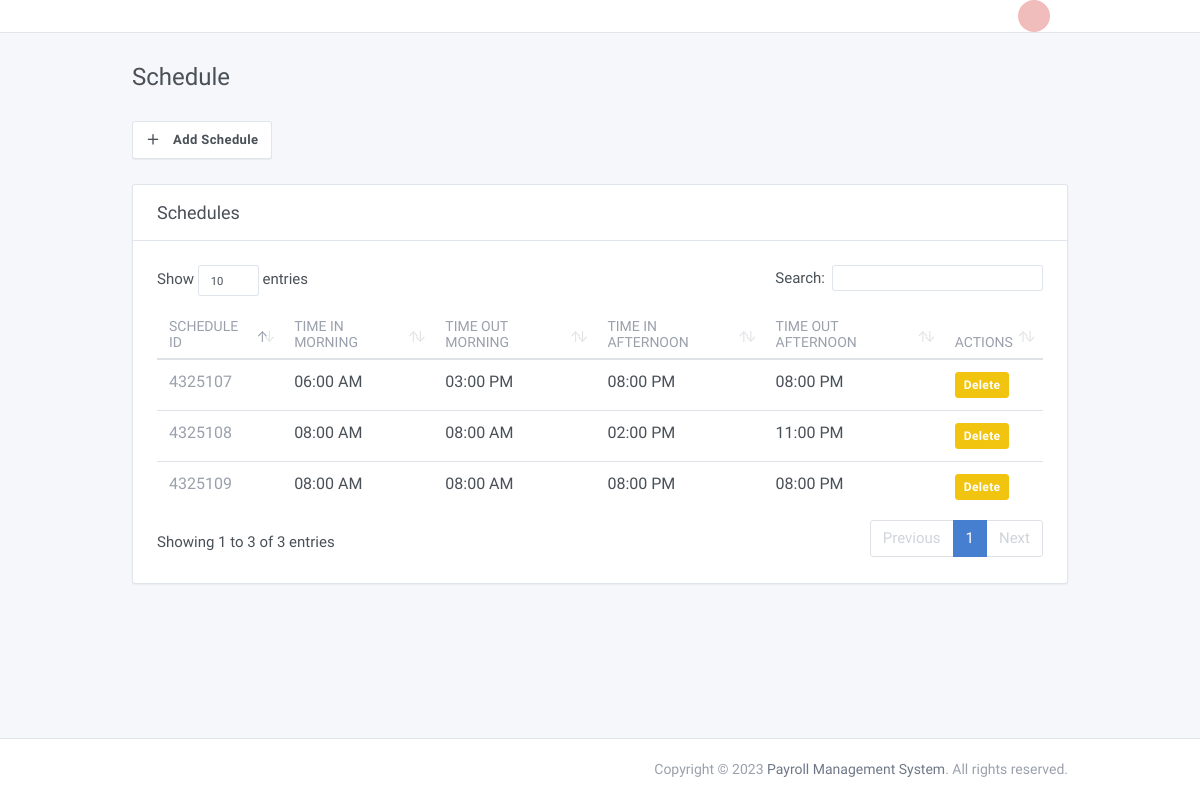
Screenshot of /admin/schedule.php (signed in) with the database file from the repository.
### tables this page shows
CREATE TABLE `schedules` (
  `id` int(11) NOT NULL,
  `schedule_id` varchar(45) DEFAULT NULL,
  `time_in_morning` varchar(45) DEFAULT NULL,
  `time_out_morning` varchar(45) DEFAULT NULL,
  `time_in_afternoon` varchar(45) DEFAULT NULL,
  `time_out_afternoon` varchar(45) DEFAULT NULL,
  `time_in_graveyard` varchar(45) DEFAULT NULL,
  `time_out_graveyard` varchar(45) DEFAULT NULL
);

### admin/modals/modal_add_schedule.php (called while the page is built, shortened)
<?php
$getSched = "SELECT * FROM `schedules`;";
$res = mysqli_query($connection, $getSched);
?>

### admin/session/Global.php (called while the page is built, shortened)
<?php
 class Controller{
	public function SQLConnection(){
		$connection = array("server" => "localhost", "user" => "root", "password" => "", "database" => "payroll");
		$connections = mysqli_connect($connection["server"], $connection["user"], $connection["password"], $connection["database"]);
		return $connections;
	}
}

### admin/schedule.php (the view, shortened to what this page needs)
<?php
require_once('includes/script.php');
?>
<!doctype html>
<html lang="en" dir="ltr">
<head>
</head>
<body>
  <div class="page" id="app">
    <div class="page-main">
      <div class="header collapse d-lg-flex p-0" id="headerMenuCollapse">
        <div class="container">
          <div class="row align-items-center">
            <div class="d-flex">
              <?php require_once('includes/header.php') ?>
            </div>
            <div class="col-lg order-lg-first">
              <?php require_once('includes/subheader.php') ?>
            </div>
          </div>
        </div>
      </div>
      <div class="my-3 my-md-5">
        <div class="container">
          <div class="page-header">
            <h1 class="page-title">
              Schedule
            </h1>
          </div>
          <div class="row row-cards">
            <div style="padding-left: 12px; padding-bottom: 25px;">
              <button type="button" class="btn btn-secondary" data-toggle="modal" data-target="#modal-add-schedule">
                <i class="fe fe-plus mr-2"></i> Add Schedule
              </button>
            </div>
            <div class="col-12">
              <div class="card">
                <div class="card-header py-3">
                  <h3 class="card-title">Schedules</h3>
                </div>
                <?php require_once('modals/modal_add_schedule.php') ?>
                <div class="card-body">
                  <div class="table-responsive">
                    <table class="table table-hover" id="dataTable" width="100%" cellspacing="0">
                      <thead>
                        <tr>
                          <th>Schedule ID</th>
                          <th>TIME IN MORNING</th>
                          <th>TIME OUT MORNING</th>
                          <th>TIME IN AFTernoon</th>
                          <th>TIME OUT AFTernoon</th>
                          <th>Actions</th>
                        </tr>
                      </thead>
                      <tbody>
                        <?php while ($row = mysqli_fetch_assoc($res)) { ?>
                          <tr>
                            <td><span class="text-muted"><?php echo $row['schedule_id'] ?></span></td>
                            <td><a class="text-inherit"><?php echo date('h:i A', strtotime($row['time_in_morning'])) ?></a></td>
                            <td>
                              <?php echo date('h:i A', strtotime($row['time_out_morning'])) ?>
                            </td>
                            <td>
                              <?php echo date('h:i', strtotime($row['time_in_afternoon'])) ?> PM
                            </td>
                            <td>
                              <?php echo date('h:i', strtotime($row['time_out_afternoon'])) ?> PM
                            </td>
                            <td>
                              <button class="btn btn-warning btn-sm " data-toggle="modal" data-target="#delete-<?php echo $row['schedule_id'] ?>">Delete</button>
                            </td>
                          </tr>
                        <?php } ?>
                      </tbody>
                    </table>
                  </div>
                </div>
              </div>
            </div>
          </div>
        </div>
      </div>
    </div>
    <?php require_once('includes/footer.php') ?>
  </div>
</body>
</html>

### rows the page displays
schedules: schedule "4325107", time_in_morning "06:00 AM", time_out_morning "03:00 PM", time_in_afternoon "08:00", time_out_afternoon "08:00"
schedules: schedule "4325108", time_in_morning "08:00 AM", time_out_morning "08:00 AM", time_in_afternoon "02:00", time_out_afternoon "11:00"
schedules: schedule "4325109", time_in_morning "08:00 AM", time_out_morning "08:00 AM", time_in_afternoon "08:00", time_out_afternoon "08:00"
